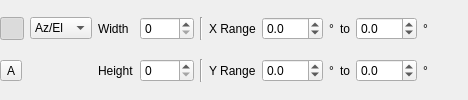
     <widget class="QWidget" name="power2DScaleWidgets" native="true">
      <layout class="QGridLayout" name="power2DAxisScaleLayout">
       <property name="leftMargin">
        <number>0</number>
       </property>
       <property name="topMargin">
        <number>0</number>
       </property>
       <property name="rightMargin">
        <number>0</number>
       </property>
       <property name="bottomMargin">
        <number>0</number>
       </property>
       <property name="horizontalSpacing">
        <number>6</number>
       </property>
       <property name="verticalSpacing">
        <number>2</number>
       </property>
       <item row="0" column="3">
        <widget class="QSpinBox" name="power2DWidth">
         <property name="toolTip">
          <string>Width of map image in pixels</string>
         </property>
         <property name="minimum">
          <number>0</number>
         </property>
         <property name="maximum">
          <number>1000</number>
         </property>
         <property name="value">
          <number>0</number>
         </property>
        </widget>
       </item>
       <item row="0" column="11">
        <spacer name="horizontalSpacer_10">
         <property name="orientation">
          <enum>Qt::Horizontal</enum>
         </property>
         <property name="sizeHint" stdset="0">
          <size>
           <width>40</width>
           <height>20</height>
          </size>
         </property>
        </spacer>
       </item>
       <item row="1" column="3">
        <widget class="QSpinBox" name="power2DHeight">
         <property name="toolTip">
          <string>Width of map image in pixels</string>
         </property>
         <property name="minimum">
          <number>0</number>
         </property>
         <property name="maximum">
          <number>1000</number>
         </property>
         <property name="value">
          <number>0</number>
         </property>
        </widget>
       </item>
       <item row="0" column="6">
        <widget class="QDoubleSpinBox" name="power2DXMin">
         <property name="toolTip">
          <string>Minimum value for X axis</string>
         </property>
         <property name="decimals">
          <number>1</number>
         </property>
         <property name="minimum">
          <double>-360.000000000000000</double>
         </property>
         <property name="maximum">
          <double>360.000000000000000</double>
         </property>
        </widget>
       </item>
       <item row="0" column="0">
        <widget class="ButtonSwitch" name="power2DLinkSweep">
         <property name="toolTip">
          <string>Check to automatically update map dimensions when a sweep starts</string>
         </property>
         <property name="text">
          <string/>
         </property>
         <property name="icon">
          <iconset resource="../../../sdrgui/resources/res.qrc">
           <normaloff>:/link.png</normaloff>:/link.png</iconset>
         </property>
         <property name="checkable">
          <bool>true</bool>
         </property>
         <property name="checked">
          <bool>true</bool>
         </property>
        </widget>
       </item>
       <item row="0" column="9">
        <widget class="QDoubleSpinBox" name="power2DXMax">
         <property name="toolTip">
          <string>Maximum value for X axis</string>
         </property>
         <property name="decimals">
          <number>1</number>
         </property>
         <property name="minimum">
          <double>-360.000000000000000</double>
         </property>
         <property name="maximum">
          <double>400.000000000000000</double>
         </property>
        </widget>
       </item>
       <item row="1" column="2">
        <widget class="QLabel" name="power2DWidthHeight">
         <property name="text">
          <string>Height</string>
         </property>
        </widget>
       </item>
       <item row="1" column="8">
        <widget class="QLabel" name="power2DYTo">
         <property name="text">
          <string>to</string>
         </property>
        </widget>
       </item>
       <item row="0" column="2">
        <widget class="QLabel" name="power2DWidthLabel">
         <property name="text">
          <string>Width</string>
         </property>
        </widget>
       </item>
       <item row="1" column="5">
        <widget class="QLabel" name="power2DYRangeLabel">
         <property name="text">
          <string>Y Range</string>
         </property>
        </widget>
       </item>
       <item row="1" column="4">
        <widget class="Line" name="line_36">
         <property name="orientation">
          <enum>Qt::Vertical</enum>
         </property>
        </widget>
       </item>
       <item row="0" column="4">
        <widget class="Line" name="line_34">
         <property name="orientation">
          <enum>Qt::Vertical</enum>
         </property>
        </widget>
       </item>
       <item row="1" column="10">
        <widget class="QLabel" name="power2DYMaxUnits">
         <property name="text">
          <string>°</string>
         </property>
        </widget>
       </item>
       <item row="1" column="9">
        <widget class="QDoubleSpinBox" name="power2DYMax">
         <property name="toolTip">
          <string>Maximum value for Y axis</string>
         </property>
         <property name="decimals">
          <number>1</number>
         </property>
         <property name="minimum">
          <double>-180.000000000000000</double>
         </property>
         <property name="maximum">
          <double>180.000000000000000</double>
         </property>
        </widget>
       </item>
       <item row="1" column="0">
        <widget class="QToolButton" name="power2DAutoscale">
         <property name="minimumSize">
          <size>
           <width>0</width>
           <height>0</height>
          </size>
         </property>
         <property name="toolTip">
          <string>Automatically scale axes range based on data in radiometer table</string>
         </property>
         <property name="text">
          <string>A</string>
         </property>
         <property name="checkable">
          <bool>false</bool>
         </property>
        </widget>
       </item>
       <item row="1" column="6">
        <widget class="QDoubleSpinBox" name="power2DYMin">
         <property name="toolTip">
          <string>Minimum value for Y axis</string>
         </property>
         <property name="decimals">
          <number>1</number>
         </property>
         <property name="minimum">
          <double>-180.000000000000000</double>
         </property>
         <property name="maximum">
          <double>180.000000000000000</double>
         </property>
        </widget>
       </item>
       <item row="0" column="7">
        <widget class="QLabel" name="power2DXMinUnits">
         <property name="text">
          <string>°</string>
         </property>
        </widget>
       </item>
       <item row="0" column="5">
        <widget class="QLabel" name="power2DXRangeLabel">
         <property name="text">
          <string>X Range</string>
         </property>
        </widget>
       </item>
       <item row="0" column="10">
        <widget class="QLabel" name="power2DXMaxUnits">
         <property name="text">
          <string>°</string>
         </property>
        </widget>
       </item>
       <item row="1" column="7">
        <widget class="QLabel" name="power2DYMinUnits">
         <property name="text">
          <string>°</string>
         </property>
        </widget>
       </item>
       <item row="0" column="1">
        <widget class="QComboBox" name="power2DSweepType">
         <item>
          <property name="text">
           <string>Az/El</string>
          </property>
         </item>
         <item>
          <property name="text">
           <string>l/b</string>
          </property>
         </item>
         <item>
          <property name="text">
           <string>Offset</string>
          </property>
         </item>
        </widget>
       </item>
       <item row="0" column="8">
        <widget class="QLabel" name="power2DXTo">
         <property name="text">
          <string>to</string>
         </property>
        </widget>
       </item>
      </layout>
     </widget>
